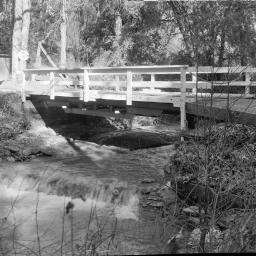
#> input picture MiddleTest/bridge.jpeg, 256 x 256 px, found by its file name
$ python 1_a.py
#> lines starting #> are read from the running program, lines starting #| are printed output that depends on the picture; long printed decimals are rounded
import cv2
import numpy as np
import matplotlib.pyplot as plt

img = cv2.imread('./MiddleTest/bridge.jpeg', cv2.IMREAD_GRAYSCALE)
#> img is the input picture: shape (256, 256); min 0, max 255, mean 114.2

f = np.fft.fft2(img)
shifted = np.fft.fftshift(f) # 將頻率 (0, 0) 位移至中心

amp = np.abs(shifted)


print(type(f))
#| <class 'numpy.ndarray'>
print(f)
#> (printed output is left out)
#print(type(shifted))
#print(shifted)


a = f.flatten()
b = np.sort(a)
size = f.size
#> size = 65536
#print(f.size)
#print(amp.size)
index = b[int(np.round(3*size/4))]
index = int(index)
#> index = 1610
print(index)
#| 1610
print(b[index])
#| (-9479.950-3600.5620350883514j)
f1 = np.where(f>b[index],f,0)#keeping only 1/4 largest coefficients
print(f1)
#> (printed output is left out)
shifted1 = np.fft.fftshift(f1)

amp1 = np.abs(shifted1)
# [13 lines of commented-out code are left out]


cv2.imshow('FFT 2D', amp1 / np.max(amp1) * 255)    # 頻域表示
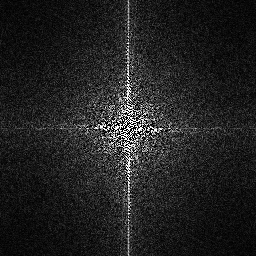
#> window 'FFT 2D': shape (256, 256); min 0, max 255, mean 33.5

inversed = np.fft.ifft2(f1).real.astype('uint8')  # 逆轉換
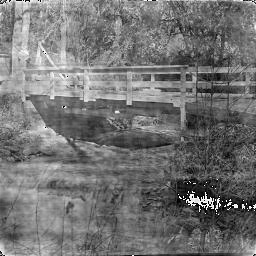
#> inversed: shape (256, 256); min 0, max 255, mean 114.7
cv2.imshow('INVERSE FFT 2D', inversed)
cv2.imwrite("./MiddleTest/ImageA.jpg",inversed)
cv2.waitKey(0)
cv2.destroyAllWindows()

$ run again, with MiddleTest/1-a FT Image.jpg copied over MiddleTest/bridge.jpeg
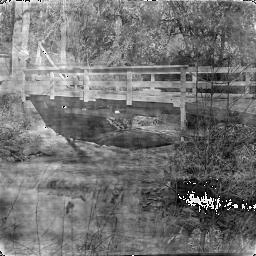
#> input picture MiddleTest/1-a FT Image.jpg, 256 x 256 px, found by its file name
#> img is the input picture: shape (256, 256); min 0, max 255, mean 114.7
#| <class 'numpy.ndarray'>
#> (printed output is left out)
#> index = 2314
#| 2314
#| (-8331.574-5567.600520712192j)
#> (printed output is left out)
#> `cv2.imshow('FFT 2D', amp1 / np.max(amp1) * 255)`:
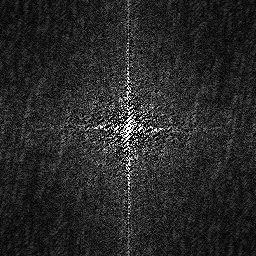
#> window 'FFT 2D': shape (256, 256); min 0, max 255, mean 39.7
#> `inversed = np.fft.ifft2(f1).real.astype('uint8')`:
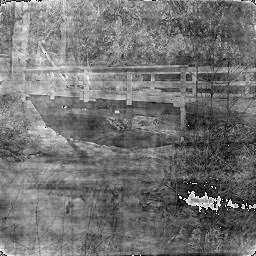
#> inversed: shape (256, 256); min 0, max 255, mean 114.5
